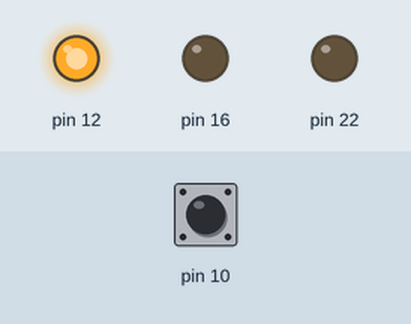
Bench run of a program on a simulated Raspberry Pi (header pin numbers). Shown: output pins drawn as LEDs (lit = HIGH). Inputs (shaded band) come from the test bench; at power-on: pin 10 LOW.

Above: at 1.2 s.
1.3 s: pin 10 pulled HIGH for 0.15 s
Timing chart, 0 to 4.3 s (numbered marks = the images above; inputs shaded):
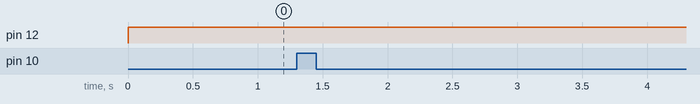

The program:

GPIO_LED.py
```python
import RPi.GPIO as GPIO
from time import sleep

GPIO.setwarnings(False)
GPIO.setmode(GPIO.BOARD)
GPIO.setup(12, GPIO.OUT, initial=GPIO.LOW)
GPIO.setup(16, GPIO.OUT, initial=GPIO.LOW)
GPIO.setup(22, GPIO.OUT, initial=GPIO.LOW)
GPIO.setup(10, GPIO.IN, pull_up_down=GPIO.PUD_DOWN)
while True:
    if GPIO.input(10) == GPIO.HIGH:
        GPIO.output(12, GPIO.HIGH)
    elif GPIO.input(10) == GPIO.LOW:
                GPIO.output(12, GPIO.HIGH)
    else:
        GPIO.output(16, GPIO.HIGH)
#    GPIO.output(12, GPIO.HIGH)
#    sleep(1)
#    GPIO.output(12, GPIO.LOW)
#    sleep(1)
#    GPIO.output(22, GPIO.LOW)
#    sleep(1)
#    GPIO.output(22, GPIO.HIGH)
#    sleep(1)
```

Measured:
- after the input at 1.3 s, every drawn part: stays the same
